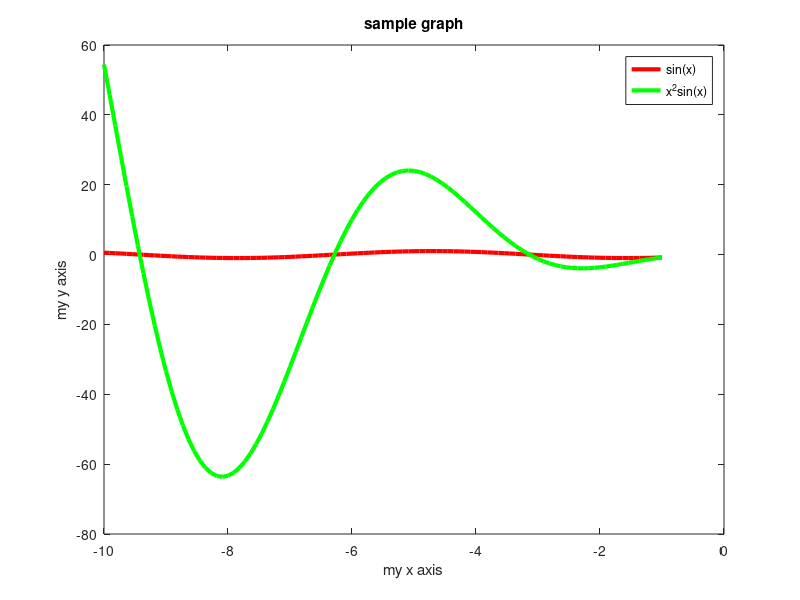

Recreate this plot in MATLAB.
x=linspace(-1,-10,100);
y1=sin(x);
y2=x.^2.*sin(x);
plot(x,y1,'r','linewidth',3);
hold on
plot(x,y2,'g','linewidth',3);
legend('sin(x)','x^2sin(x)');
xlabel('my x axis');
ylabel('my y axis');
title('sample graph');
